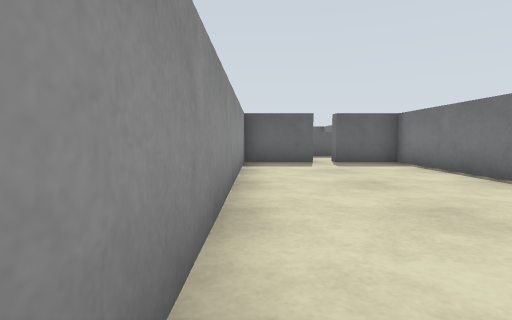
view 1 (above)

12 first-person views from a walk through a world built for the Gazebo simulator. The camera is 0.72 m above the floor, tilts 4° down and sees 80° across. The floor is counted in squares, 1 m on a side. Each view is taken from the middle of a square. On the plan, view 1 faces up. The plan holds only what a view shows up to about 10 squares ahead; the rest is blank. The place goes on beyond the plan.

view 2
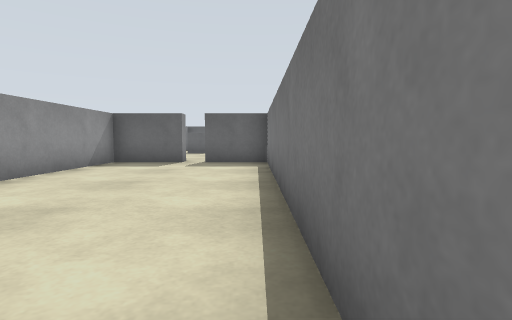

view 3
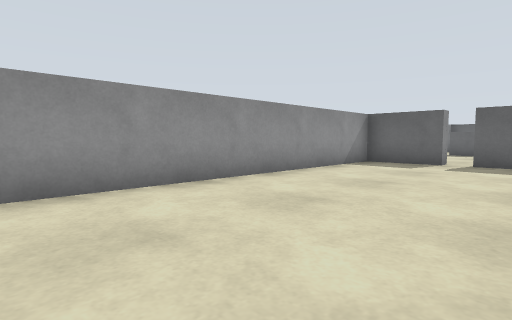

view 4
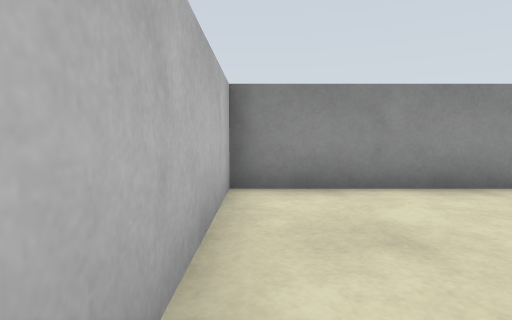

view 5
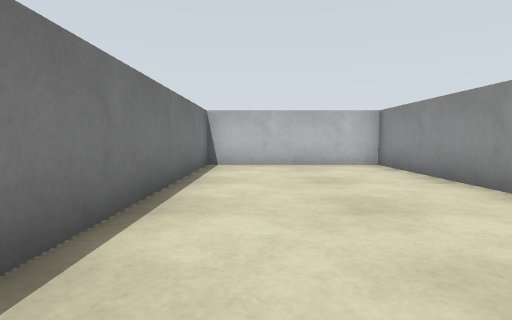

view 6
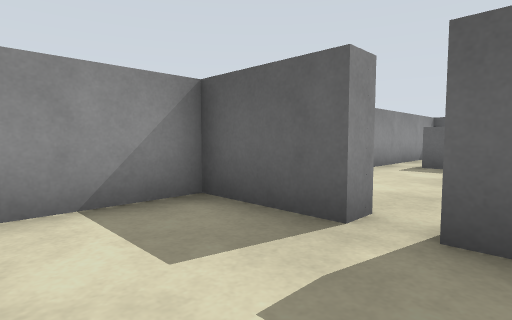

view 7
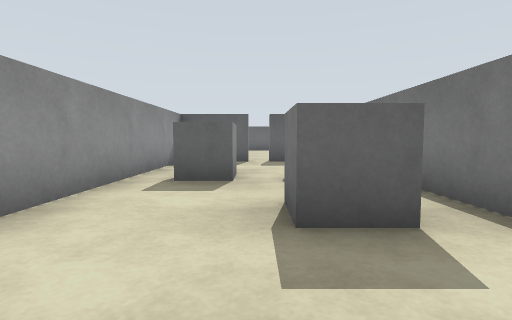

view 8
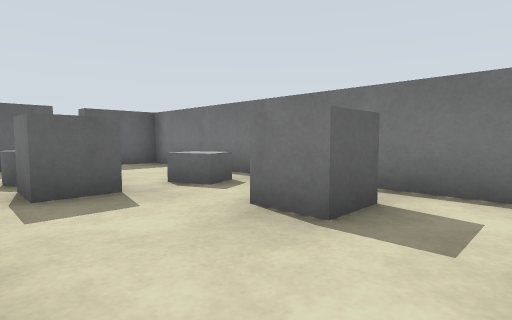

view 9
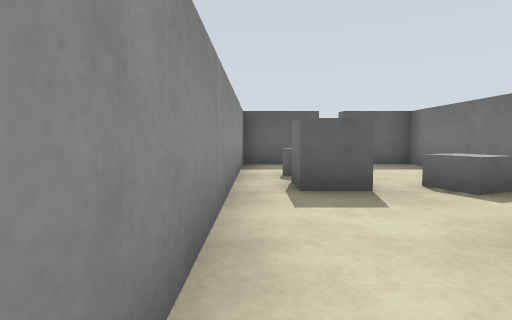

view 10
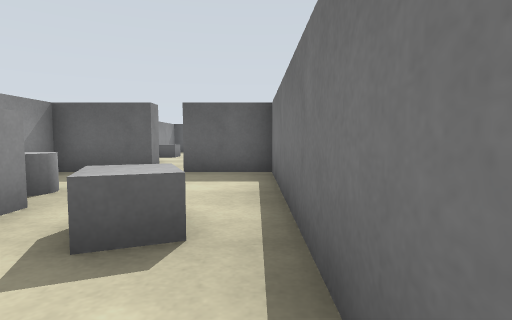

view 11
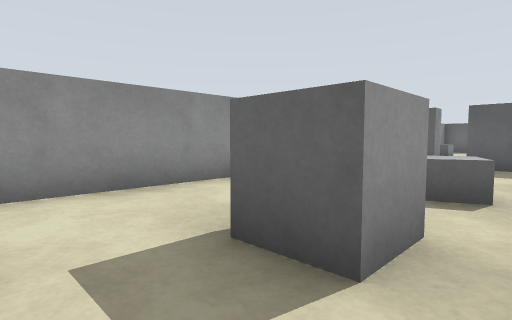

view 12
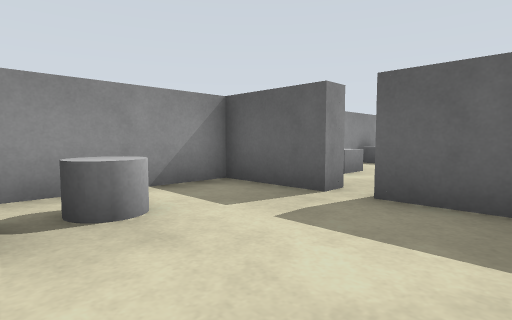

### Floor plan
Ten units are one square. View 1 is at (0, 0); x grows to the right and y downward. Boxes are objects, and circles mark ways between rooms. Rooms are numbered by the first view taken in them; rooms with no view inside come last. Other rooms are left out.
<svg viewBox="-9 -205 57 214">
<path fill="none" stroke="#000" d="M18 -99 18 -93 -4 -93 -4 4 43 4 43 -93 25 -93 25 -99M43 -112 43 -196 24 -196M18 -196 -4 -196 -4 -112"/>
<rect x="5" y="-165" width="10" height="20" fill="#bbb"><title>grey box</title></rect>
<rect x="5" y="-175" width="10" height="10" fill="#bbb"><title>grey cylinder</title></rect>
<rect x="25" y="-135" width="10" height="10" fill="#bbb"><title>grey box</title></rect>
<rect x="25" y="-165" width="10" height="20" fill="#bbb"><title>grey box</title></rect>
<circle cx="20" cy="-100" r="3" fill="#2a7"/>
<text x="20" y="-50">1</text>
<text x="20" y="-150">2</text>
</svg>
Room 1 opens to room 2.

Where each view was taken, in squares from view 1:
view 1: 0 up, 0 right, facing up
view 2: 0 up, 4 right, facing up
view 3: 0 up, 4 right, facing up-left
view 4: 0 up, 4 right, facing left
view 5: 8 up, 3 right, facing down
view 6: 7 up, 3 right, facing up-left
view 7: 10 up, 2 right, facing up
view 8: 11 up, 0 right, facing up-right
view 9: 11 up, 0 right, facing up
view 10: 13 up, 4 right, facing up
view 11: 11 up, 4 right, facing up-left
view 12: 16 up, 4 right, facing up-left
